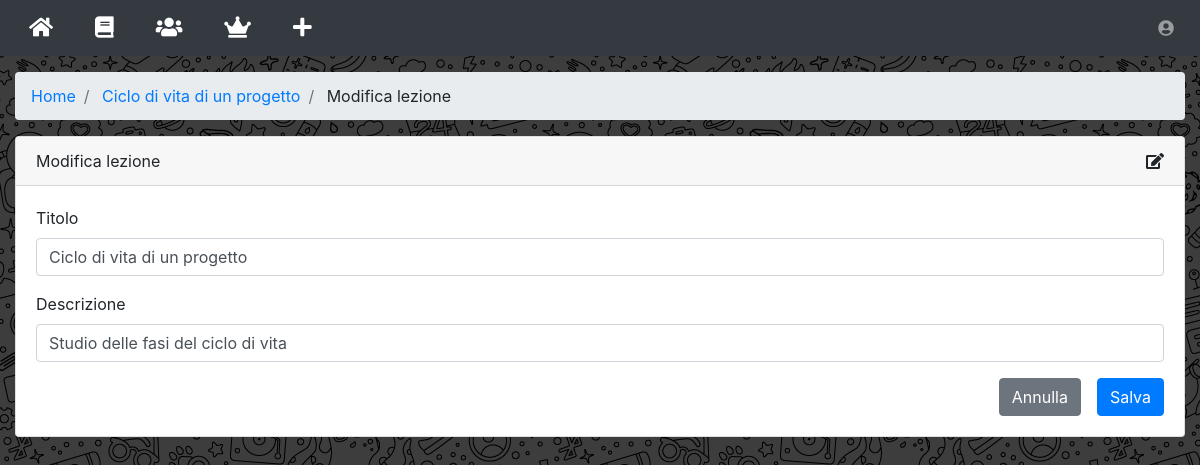
/modificaLezione/?id=17 (signed in), run on the app's committed database.
### tables this page shows
CREATE TABLE `lezioni` (
  `id` int(15) NOT NULL AUTO_INCREMENT,
  `idUtente` int(15),
  `titolo` varchar(40) NOT NULL,
  `data` datetime NOT NULL,
  `note` varchar(150),
  PRIMARY KEY (`id`),
  UNIQUE (`idUtente`, `titolo`),
  FOREIGN KEY (`idUtente`)
    REFERENCES `utenti` (`id`)
);

### src/connection.php (called while the page is built, shortened)
<?php
  function query($sql){
    $conn = new mysqli("localhost", "root", "", "appRendiamo");
    $tabella = array();
    $result = $conn->query($sql);
    if (isset($result->num_rows)){
      if ($result->num_rows == 0) {
        return $tabella;
      } else while($row = $result->fetch_assoc()){
        array_push($tabella, $row);
      }
      return $tabella;
    } else {
      $conn->close();
    }
  }
?>

### src/modificaLezione/wrapper.php (the view)
<?php $idLezione = $_GET['id'] ?>
<?php $lezione = query("SELECT * FROM lezioni WHERE id=$idLezione")[0] ?>
<div class="container-fluid">
  <ol class="breadcrumb">
    <li class="breadcrumb-item">
      <a href="../home/">Home</a>
    </li>
    <li class="breadcrumb-item">
      <a href="../lezione/?id=<?php echo $lezione['id'] ?>">
        <?php echo $lezione['titolo'] ?>
      </a>
    </li>
    <li class="breadcrumb-item">
      Modifica lezione
    </li>
  </ol>
  <div class="row">
    <div class="col">
      <?php include 'form.php' ?>
    </div>
  </div>
</div>

### src/modificaLezione/form.php (shortened to what this page needs)
<div class="card">
  <div class="card-header">
    Modifica lezione
    <a class="float-right">
      <i class="fas fa-edit"></i>
    </a>
  </div>
  <div class="card-body">
    <form action="post.php" method="post">
      <div class="form-group">
        <label for="inputTitolo">Titolo</label>
        <input type="text" class="form-control" id="inputTitolo" placeholder="Titolo" name="titolo" required="required" value="<?php echo $lezione['titolo'] ?>" onkeyup="controllaTitoloLezione(this.value)">
      </div>
      <div class="form-group">
        <label for="inputDescrizione">Descrizione</label>
        <input type="text" class="form-control" id="inputDescrizione" placeholder="Descrizione" name="note" value="<?php echo $lezione['note'] ?>">
      </div>
      <button type="submit" class="btn btn-primary ml-3 float-right">Salva</button>
      <button type="button" class="btn btn-secondary float-right" onclick="window.location='../lezione/?id=<?php echo $idLezione ?>'">Annulla</button>
    </form>
  </div>
</div>

### data on the page
lezioni: titolo "Ciclo di vita di un progetto", note "Studio delle fasi del ciclo di vita"
